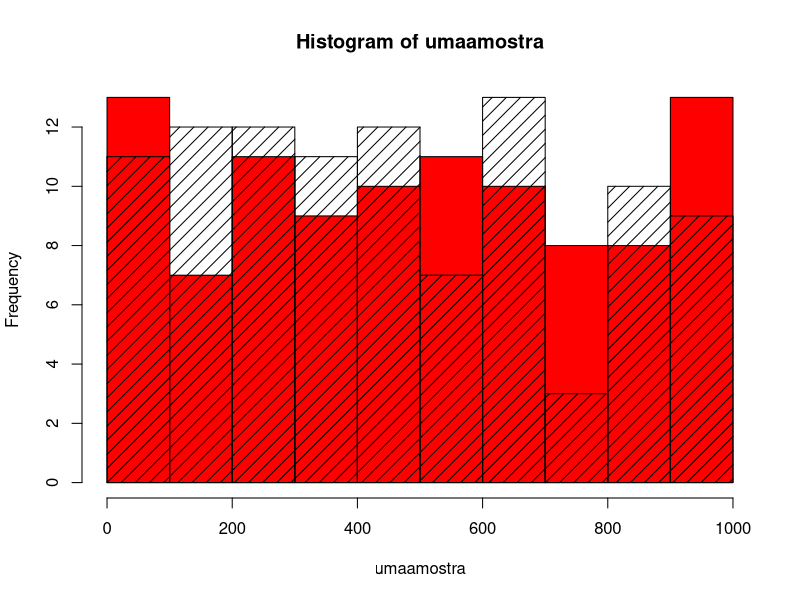
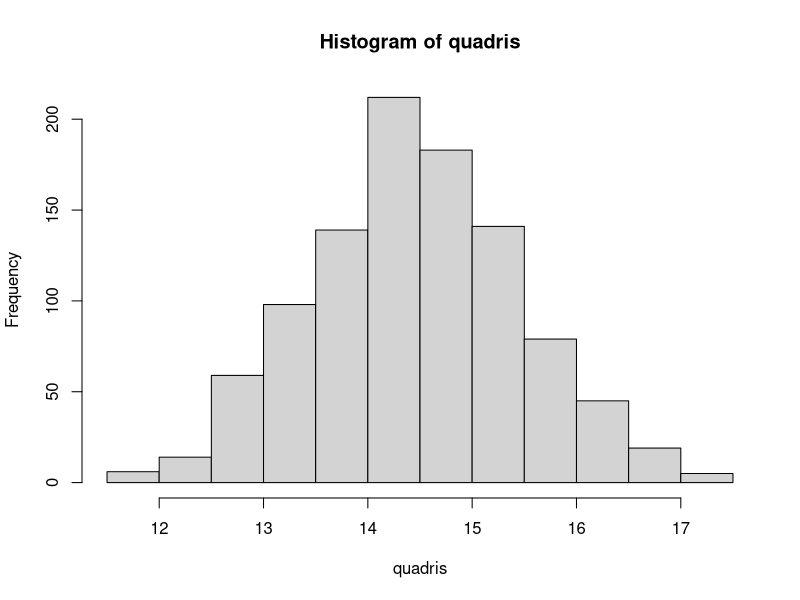
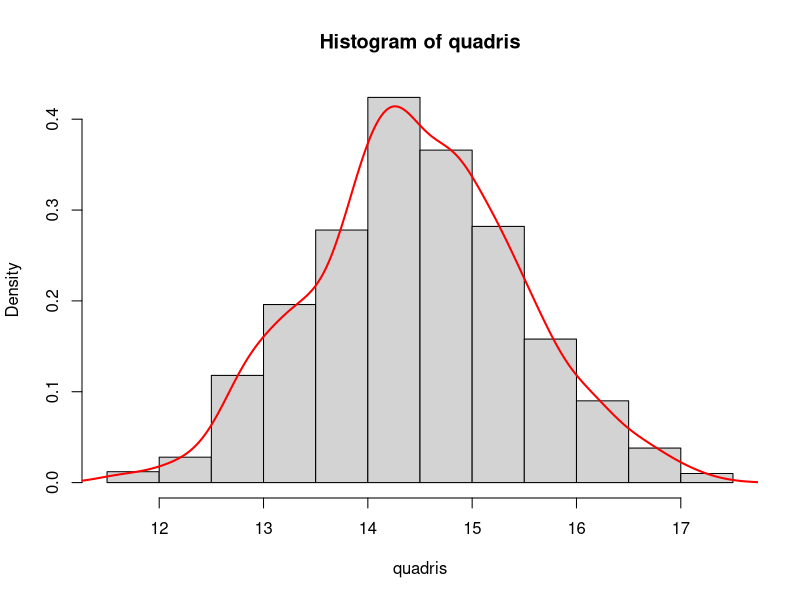
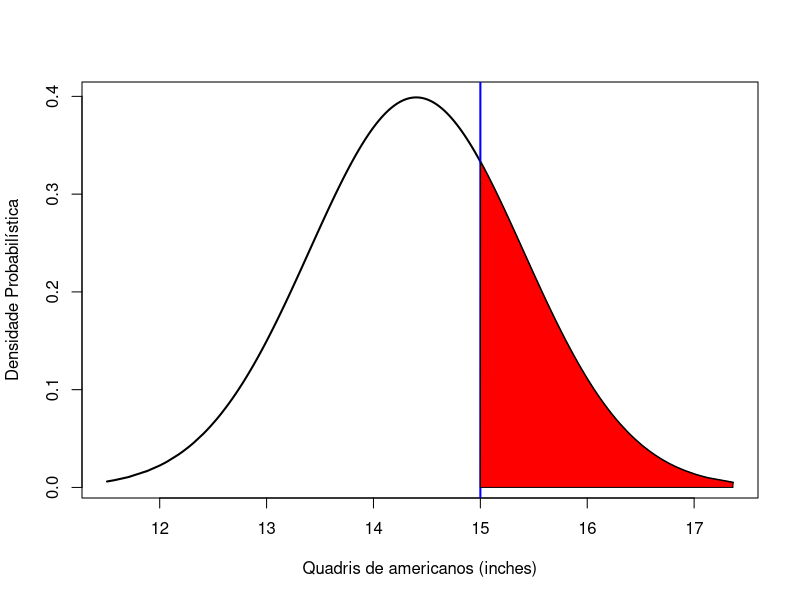
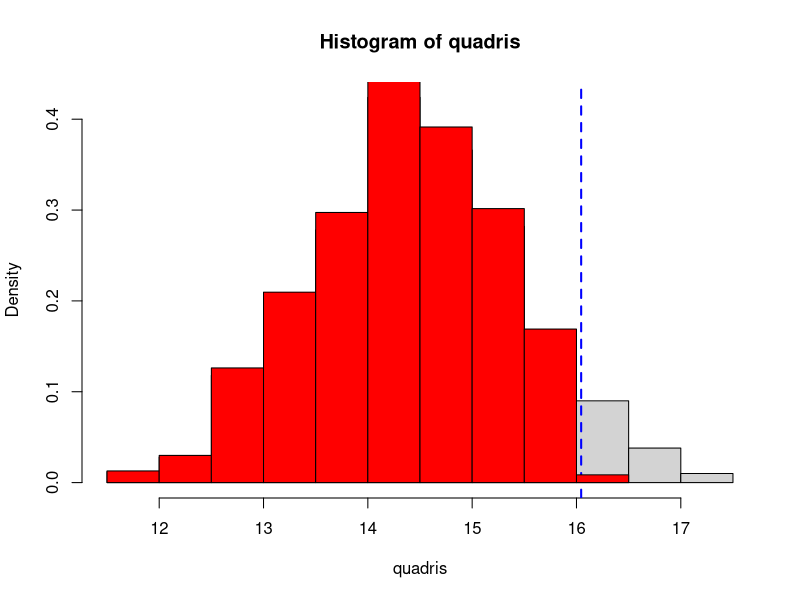
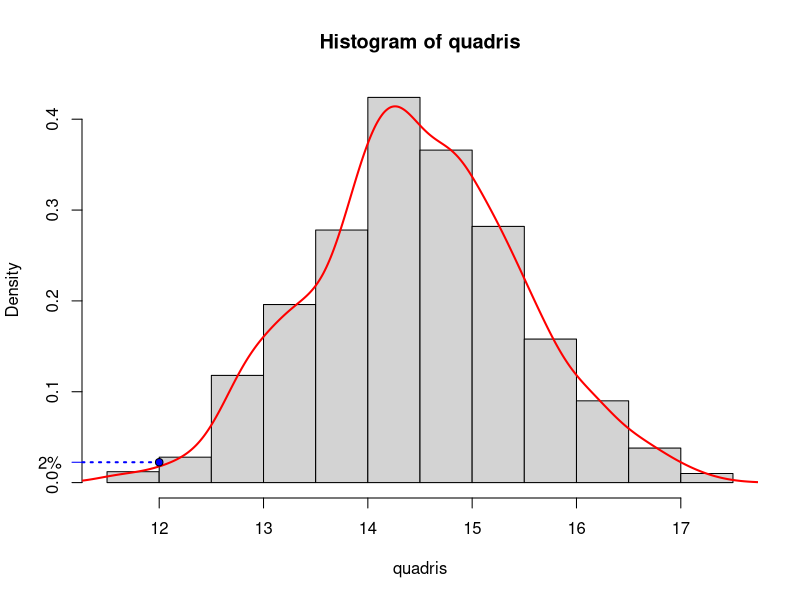

Generate these figures, in order, with R:
## ---- chunk 1
# ALEATORIZANDO DADOS SEM AMOSTRAGEM
?sample
## ---- chunk 2
# suponha um vetor de numeros
v1 <- 1:20
v1 # os numeros sao sequenciais

# se quiser embaralhar aleatoriamente
sample(v1)
sample(v1) # cada vez será diferente
sample(v1) # diferente de novo

# no exemplo acima, os numeros sao apenas embaralhados
table(v1) # cada valor só aparece uma vez
table(sample(v1)) # aqui tambem

# se eu quiser amostras com repeticao
table(sample(v1, replace = TRUE))
# ele repetiu alguns valores aleatoriamente
table(sample(v1, replace = TRUE)) # vai ser diferente toda vez que voce executa

# mas o comprimento é sempre o mesmo
length(v1)
length(sample(v1))
length(sample(v1, replace = T))

# agora com textos
table(LETTERS)
table(sample(LETTERS, replace = T))
## ---- chunk 3
# agora amostra um número qualquer de valores de um vetor qualquer:
umvetor <- seq(from = 0, to = 1000, by = 0.1)
length(umvetor)
head(umvetor, 10) # primeiros 10 elementos
# agora amostra 100 valores desse vetor que tem 9991 valores
umaamostra <- sample(umvetor, size = 100, replace = T)
# entao isso deve ser verdadeiro
length(umaamostra) == 100
# primeiros 10 valores amostrados
head(umaamostra, 10)
# histograma da amostra
hist(umaamostra, col = "red")
# note que a distribuição é uniforme, qualquer valor tem a mesma chance de ser amostrado
# faco outra vez e adiciono
outraamostra <- sample(umvetor, size = 100, replace = T)
# adiciono ao histograma anterior
hist(outraamostra, density = 10, add = T, col = "black")
# cada vez é diferente a sequencia de valores amostrados
## ---- chunk 4
# veja no R o help para as funções para as diferentes distribuições disponíveis no R.
?Distributions
## ---- chunk 5
amedia <- 14.4
osd <- 1
# vamos gerar 1000 valores aleatórios com essa distribuição
quadris <- rnorm(n = 1000, mean = amedia, sd = osd)

# visualizando essa distribuição de valores
hist(quadris)

# ou visualizando a densidade probabilística dessa distribuição
hist(quadris, probability = T)
# a linha da densidade
lines(density(quadris), col = "red", lwd = 2)
## ---- chunk 6
# veja o help dessa função
?pnorm
## ---- chunk 7
# qual o percentil/quantil da distribuição que é maior que 15 polegadas
# quem não cabe no assento?
qMaior15in <- pnorm(q = 15, mean = 14.4, sd = 1, lower.tail = F)
# note o argumento lower.tail=F (você quer apenas o percentil que está acima desse valor)
# ca. de 27%
qMaior15in
print(paste(round(qMaior15in * 100, 0), "% dos americanos não cabem em um assento de 15 polegadas", sep = ""))

# vamos visualizar isso
x <- sort(quadris) # ordenamos os quadris
y <- dnorm(x, mean = amedia, sd = 1) # calculamos a densidade probabilística desses valores
plot(x, y, type = "l", lwd = 2, col = "black", ylab = "Densidade Probabilística", xlab = "Quadris de americanos (inches)") # plotamos isso e temos nossa curva normal
# agora fazemos o mesmo para os quadris que satisfazem a condicao
abline(v = 15, lwd = 2, col = "blue") # o quadril da pergunta
xx <- sort(quadris[quadris >= 15])
yy <- dnorm(xx, mean = amedia, sd = 1)
# adicionamos isso na forma de um polígono
# coordenadas X do polígono (note que adicionei valores para poder fechar o polígono)
xxp <- c(15, xx, max(xx), 15)
# e adiciono também no eixo y
yyp <- c(0, yy, 0, 0)
# desenho o polígono correspondente
polygon(xxp, yyp, col = "red")
## a area desse polígono representa esse quantil
# (i.e. a porcentagem da população que tem quadril >= 15)
## ---- chunk 8
# agora fazemos o inverso da função pnorm, ao inves de informar o quantil,
# informamos o percentil
qnorm(p = 0.95, mean = 14.4, sd = 1)
# este é o tamanho do assento que inclui 95% dos valores
# numa distribuição normal com essa média e esse desvio padrão
tamanho95 <- qnorm(p = 0.95, mean = 14.4, sd = 1)
# graficando isso?
hist(quadris, prob = T)
# limite de tamanho
abline(v = tamanho95, col = "blue", lwd = 2, lty = "dashed")
# plota valores que estao dentro dessa distribuicao
hist(quadris[quadris < tamanho95], prob = T, add = T, col = "red")
## ---- chunk 9
dq12 <- dnorm(x = 12, mean = 14.4, sd = 1)
dq12
# mostra na figura
# plota a densidade probabilística
hist(quadris, prob = T)
# coloca a linha
lines(density(quadris), col = "red", lwd = 2)
# adicona um ponto que mostra a probabilidade do valor
points(x = 12, y = dq12, pch = 21, bg = "blue")
segments(0, dq12, 12, dq12, lty = "dotted", col = "blue", lwd = 2)
axis(side = 2, at = dq12, labels = paste(round(dq12 * 100, 0), "%", sep = ""), line = NULL, las = 2, col = "blue")
